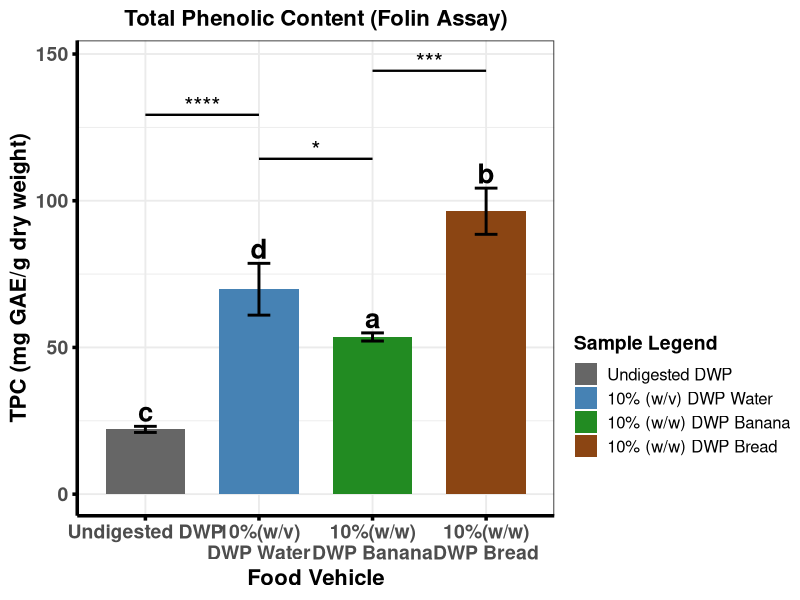

Generate this figure with R:
#This Code is made by Maruf Raihan (PhD,NICHE,Ulster)for Folin data statistical analysis and visual presentation


library(dplyr)
library(ggplot2)
library(multcompView)

# -----------------------------
# Raw data
# -----------------------------
TPC <- c(
  22.1, 21.0, 23.1,        # Undigested DWP
  80.0, 65.4, 64.1,        # 10%(w/v)\nDWP Water
  52.4, 55.1, 53.2,        # 10%(w/w)\nDWP Banana
  105.13, 89.83, 94.30     # 10%(w/w)\nDWP Bread
)

group <- factor(rep(c("Undigested DWP", "10%(w/v)\nDWP Water", "10%(w/w)\nDWP Banana", "10%(w/w)\nDWP Bread"), each = 3))
df <- data.frame(TPC, group)

# -----------------------------
# ANOVA + Tukey
# -----------------------------
anova_result <- aov(TPC ~ group, data = df)
tukey <- TukeyHSD(anova_result)

# Extract p-values
pvals <- tukey$group[, "p adj"]
names(pvals) <- rownames(tukey$group)

# -----------------------------
# Tukey LETTERS (NEW)
# -----------------------------
letters <- multcompLetters(pvals)$Letters
letters_df <- data.frame(
  Sample = names(letters),
  Letter = letters
)

# -----------------------------
# Summary table (means + SD)
# -----------------------------
df_summary <- df %>%
  group_by(group) %>%
  summarise(
    Mean = mean(TPC),
    SD   = sd(TPC),
    .groups = "drop"
  )

df_summary$Sample <- factor(df_summary$group,
                            levels = c("Undigested DWP", "10%(w/v)\nDWP Water", "10%(w/w)\nDWP Banana", "10%(w/w)\nDWP Bread"))

# Merge Tukey letters into summary
df_summary <- merge(df_summary, letters_df, by.x = "Sample", by.y = "Sample")

# -----------------------------
# Function: convert p-value → asterisks
# -----------------------------
p_to_star <- function(p) {
  if (p < 0.0001) return("****")
  if (p < 0.001)  return("***")
  if (p < 0.01)   return("**")
  if (p < 0.05)   return("*")
  return("ns")
}

# -----------------------------
# Build automatic bracket table
# -----------------------------
comparisons <- data.frame(
  comp = names(pvals),
  p = pvals,
  stars = sapply(pvals, p_to_star)
)

# Split "A-B" into two groups
comparisons <- comparisons %>%
  mutate(
    g1 = sub("-.*", "", comp),
    g2 = sub(".*-", "", comp)
  )

# -----------------------------
# REMOVE ONLY:
# Undigested DWP – 10%(w/w)\nDWP Banana
# Undigested DWP – 10%(w/w) \nDWP Bread
# 10%(w/v)\nDWP Water – 10%(w/w) \nDWP Bread
# -----------------------------
remove_comps <- c(
  "Undigested DWP-10%(w/w)\nDWP Banana",
  "10%(w/w)\nDWP Banana-Undigested DWP",
  "10%(w/v)\nDWP Water-10%(w/w)\nDWP Bread",
  "10%(w/w)\nDWP Bread-10%(w/v)\nDWP Water",
  "Undigested DWP-10%(w/w)\nDWP Bread"
)

comparisons <- comparisons %>%
  filter(!(comp %in% remove_comps))

# -----------------------------
# Assign bracket height automatically
# -----------------------------
max_y <- max(df_summary$Mean + df_summary$SD)
comparisons$y <- seq(max_y + 10, max_y + 10 + 15*(nrow(comparisons)-1), by = 15)

# -----------------------------
# ggplot
# -----------------------------
p <- ggplot(df_summary, aes(x = Sample, y = Mean, fill = Sample)) +
  geom_col(width = 0.7) +
  geom_errorbar(aes(ymin = Mean - SD, ymax = Mean + SD),
                width = 0.2, linewidth = 1) +
  
  # -----------------------------
# ADD TUKEY LETTERS ABOVE BARS
# -----------------------------
geom_text(
  aes(label = Letter, y = Mean + SD + 5),
  size = 7,
  fontface = "bold"
) +
  
  scale_fill_manual(
    values = c("Undigested DWP" = "grey40",
               "10%(w/v)\nDWP Water"   = "steelblue",
               "10%(w/w)\nDWP Banana"  = "forestgreen",
               "10%(w/w)\nDWP Bread"   = "saddlebrown"),
    labels = c(
      "Undigested DWP",
      "10% (w/v) DWP Water",
      "10% (w/w) DWP Banana",
      "10% (w/w) DWP Bread"
    ),
    name = "Sample Legend"
  ) +
  
  theme_bw(base_size = 14) +
  theme(
    legend.position = "right",
    legend.margin = margin(t = 170),      # push legend downward
    legend.title = element_text(size = 14, face = "bold"),
    legend.text  = element_text(size = 12),
    plot.title = element_text(size = 16, face = "bold", hjust = 0.5),
    axis.text.x = element_text(size = 14, face = "bold"),
    axis.text.y = element_text(size = 14, face = "bold"),
    axis.title.x = element_text(size = 16, face = "bold"),
    axis.title.y = element_text(size = 16, face = "bold"),
    axis.line = element_line(colour = "black", linewidth = 1.2),
    axis.ticks = element_line(colour = "black", linewidth = 1.2)
  ) +
  labs(
    title = "Total Phenolic Content (Folin Assay)",
    x = "Food Vehicle",
    y = "TPC (mg GAE/g dry weight)"
  )

# -----------------------------
# Add automatic brackets + asterisks
# -----------------------------
for (i in 1:nrow(comparisons)) {
  g1 <- comparisons$g1[i]
  g2 <- comparisons$g2[i]
  y  <- comparisons$y[i]
  stars <- comparisons$stars[i]
  
  x1 <- which(levels(df_summary$Sample) == g1)
  x2 <- which(levels(df_summary$Sample) == g2)
  
  p <- p +
    annotate("segment", x = x1, xend = x2, y = y, yend = y, linewidth = 0.8) +
    annotate("text", x = (x1 + x2)/2, y = y + 3, label = stars, size = 6)
}

print(p)

# -----------------------------
# Console output
# -----------------------------
cat("\n=== DESCRIPTIVE STATS + TUKEY LETTERS ===\n")
print(df_summary)

cat("\n=== ANOVA SUMMARY ===\n")
print(summary(anova_result))

cat("\n=== TUKEY POST-HOC ===\n")
print(tukey)

cat("\n=== SIGNIFICANCE STARS USED IN PLOT ===\n")
print(comparisons[, c("comp", "p", "stars")])
